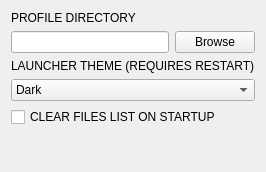
             <widget class="QWidget" name="scrollAreaWidgetContents">
              <property name="geometry">
               <rect>
                <x>0</x>
                <y>0</y>
                <width>261</width>
                <height>172</height>
               </rect>
              </property>
              <layout class="QVBoxLayout" name="verticalLayout_18">
               <item>
                <widget class="QLabel" name="ProfileDirLabel">
                 <property name="text">
                  <string>PROFILE DIRECTORY</string>
                 </property>
                </widget>
               </item>
               <item>
                <layout class="QHBoxLayout" name="horizontalLayout_21">
                 <item>
                  <widget class="QLineEdit" name="lineEdit"/>
                 </item>
                 <item>
                  <widget class="QPushButton" name="ProfileDirBrowseButton">
                   <property name="text">
                    <string>Browse</string>
                   </property>
                  </widget>
                 </item>
                </layout>
               </item>
               <item>
                <widget class="QLabel" name="label_4">
                 <property name="text">
                  <string>LAUNCHER THEME (REQUIRES RESTART)</string>
                 </property>
                </widget>
               </item>
               <item>
                <widget class="QComboBox" name="LauncherThemeInput">
                 <property name="enabled">
                  <bool>true</bool>
                 </property>
                 <item>
                  <property name="text">
                   <string>Dark</string>
                  </property>
                 </item>
                 <item>
                  <property name="text">
                   <string>Light</string>
                  </property>
                 </item>
                </widget>
               </item>
               <item>
                <widget class="QCheckBox" name="SaveFilesToConfigToggle">
                 <property name="text">
                  <string>CLEAR FILES LIST ON STARTUP</string>
                 </property>
                 <property name="checked">
                  <bool>false</bool>
                 </property>
                </widget>
               </item>
               <item>
                <spacer name="verticalSpacer_6">
                 <property name="orientation">
                  <enum>Qt::Vertical</enum>
                 </property>
                 <property name="sizeHint" stdset="0">
                  <size>
                   <width>20</width>
                   <height>244</height>
                  </size>
                 </property>
                </spacer>
               </item>
              </layout>
             </widget>
